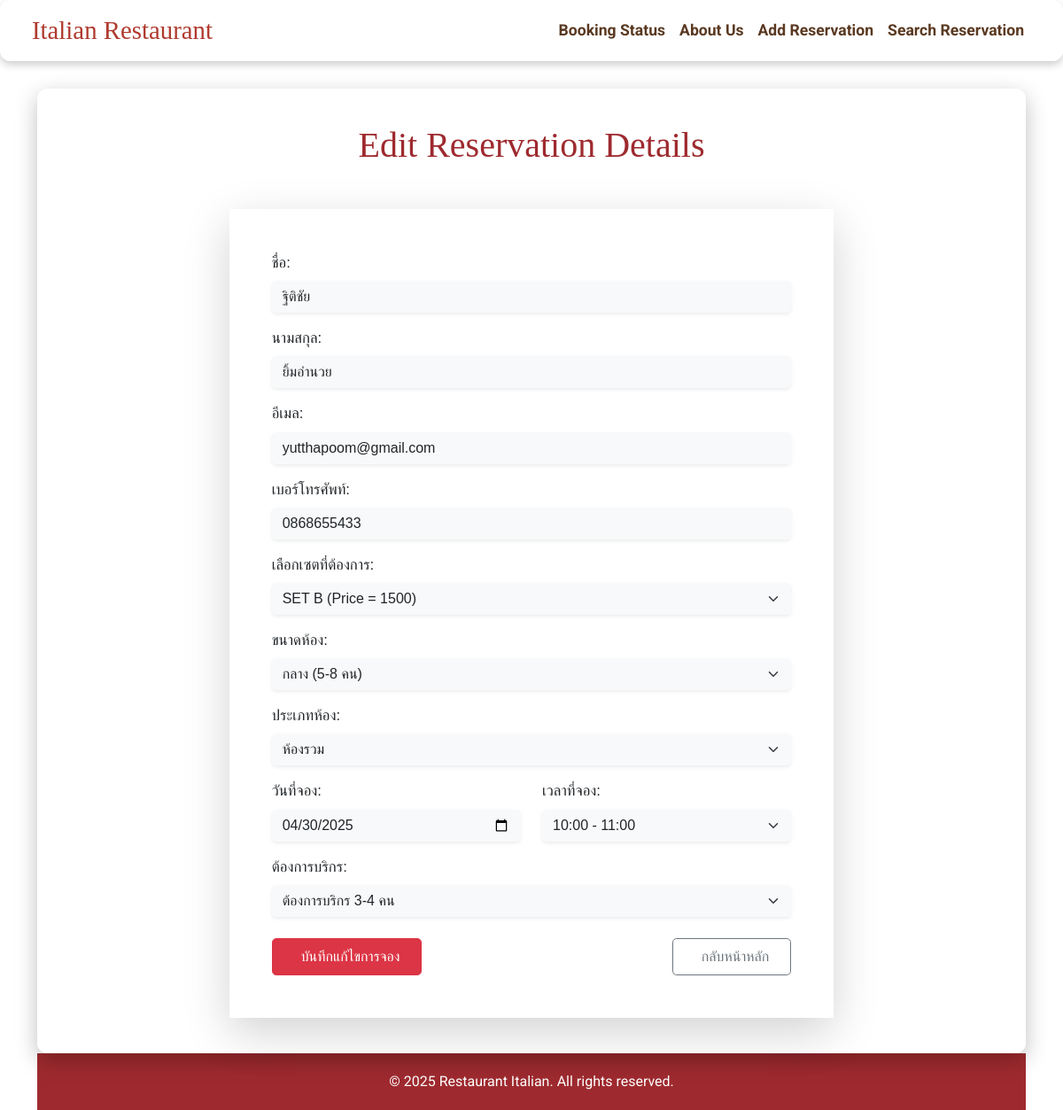
/edit/8/, run on the app's committed database.
### jod_application/models.py (models this page shows, shortened)
class JodApplication(models.Model):
    STATUS_CHOICES = [
        ('standard', 'ต้องการบริกร 1-2 คน'),
        ('premium', 'ต้องการบริกร 3-4 คน'),
        ('super premium', 'ต้องการบริกร 5-6 คน'),
    ]
    first_name = models.CharField(max_length=100)
    last_name = models.CharField(max_length=100)
    email = models.EmailField()
    phone_number = models.CharField(max_length=15)
    room_type = models.CharField(max_length=100)
    room_size = models.CharField(max_length=100)
    set_food = models.CharField(max_length=100)
    booking_date = models.DateField()
    booking_time = models.TimeField()
    application_status = models.CharField(max_length=30, choices=STATUS_CHOICES, default='waiting')

### jod_application/views.py (the view)
# urls.py: path('edit/<int:pk>/', views.edit_application, name='edit_application'),
def edit_application(request, pk):
    application = get_object_or_404(JodApplication, pk=pk)
    if request.method == 'POST':
        form = JodApplicationForm(request.POST, instance=application)
        if form.is_valid():
            form.save()
            return redirect('home')
    else:
        form = JodApplicationForm(instance=application)
    return render(request, 'edit_application.html', {'form': form, 'application': application})

### jod_application/forms.py
class JodApplicationForm(forms.ModelForm):
    room_type = forms.ChoiceField(choices=ROOM_TYPE_CHOICES, widget=forms.Select())
    room_size = forms.ChoiceField(choices=ROOM_SIZE_CHOICES, widget=forms.Select())
    booking_time = forms.ChoiceField(choices=TIME_CHOICES, widget=forms.Select())
    set_food = forms.ChoiceField(choices=SET_CHOICES, widget=forms.Select())  # ✅ เพิ่มบรรทัดนี้
    booking_date = forms.DateField(widget=forms.DateInput(attrs={'type': 'date'}))
    class Meta:
        model = JodApplication
        fields = [
            'first_name', 'last_name', 'email', 'phone_number',
            'room_type', 'room_size', 'set_food',
            'booking_date', 'booking_time', 'application_status'
        ]
        widgets = {
            'application_status': forms.Select(choices=JodApplication.STATUS_CHOICES),
        }

### jod_application/templates/edit_application.html (shortened to what this page needs)
{% extends 'base.html' %}
{% load widget_tweaks %}
{% block content %}
<h1 class="text-center mb-5" style="font-family: 'Playfair Display', serif; color: #9e2a2f;">
  Edit Reservation Details
</h1>
<div class="row justify-content-center">
  <div class="col-lg-8">
    <form method="post" class="p-5 rounded-4 shadow-lg" style="background-color: rgba(255, 255, 255, 0.95); font-family: 'Prompt', sans-serif;">
      <div class="mb-3">
        <label for="id_first_name" class="form-label fw-semibold text-dark">ชื่อ:</label>
        {{ form.first_name|add_class:"form-control bg-light border-0 rounded-3 shadow-sm" }}
      </div>
      <div class="mb-3">
        <label for="id_last_name" class="form-label fw-semibold text-dark">นามสกุล:</label>
        {{ form.last_name|add_class:"form-control bg-light border-0 rounded-3 shadow-sm" }}
      </div>
      <div class="mb-3">
        <label for="id_email" class="form-label fw-semibold text-dark">อีเมล:</label>
        {{ form.email|add_class:"form-control bg-light border-0 rounded-3 shadow-sm" }}
      </div>
      <div class="mb-3">
        <label for="id_phone_number" class="form-label fw-semibold text-dark">เบอร์โทรศัพท์:</label>
        {{ form.phone_number|add_class:"form-control bg-light border-0 rounded-3 shadow-sm" }}
      </div>
      <div class="mb-3">
        <label for="id_set_food" class="form-label fw-semibold text-dark">เลือกเซตที่ต้องการ:</label>
        {{ form.set_food|add_class:"form-select bg-light border-0 rounded-3 shadow-sm" }}
      </div>
      <div class="mb-3">
        <label for="id_room_size" class="form-label fw-semibold text-dark">ขนาดห้อง:</label>
        {{ form.room_size|add_class:"form-select bg-light border-0 rounded-3 shadow-sm" }}
      </div>
      <div class="mb-3">
        <label for="id_room_type" class="form-label fw-semibold text-dark">ประเภทห้อง:</label>
        {{ form.room_type|add_class:"form-select bg-light border-0 rounded-3 shadow-sm" }}
      </div>
      <div class="row mb-3">
        <div class="col-md-6">
          <label for="id_booking_date" class="form-label fw-semibold text-dark">วันที่จอง:</label>
          {{ form.booking_date|add_class:"form-control bg-light border-0 rounded-3 shadow-sm" }}
        </div>
        <div class="col-md-6">
          <label for="id_booking_time" class="form-label fw-semibold text-dark">เวลาที่จอง:</label>
          {{ form.booking_time|add_class:"form-select bg-light border-0 rounded-3 shadow-sm" }}
        </div>
      </div>
      <div class="mb-3">
        <label for="id_application_status" class="form-label fw-semibold text-dark">ต้องการบริกร:</label>
        {{ form.application_status|add_class:"form-select bg-light border-0 rounded-3 shadow-sm" }}
      </div>
      <div class="mt-4 d-flex justify-content-between">
        <button type="submit" class="btn btn-danger px-4 py-2 rounded-3">
          บันทึกแก้ไขการจอง
        </button>
        <a href="{% url 'home' %}" class="btn btn-outline-secondary px-4 py-2 rounded-3">
          กลับหน้าหลัก
        </a>
      </div>
    </form>
  </div>
</div>
{% endblock %}

### jod_application/templates/base.html (style rules this page uses)
html, body { height: 100%; margin: 0; display: flex; flex-direction: column; }
body { font-family: 'Roboto', sans-serif; color: #5a3921; overflow-x: hidden; cursor: url('https://cdn.pixabay.com/photo/2021/03/16/11/38/fork-6098512_960_720.png'), auto; animation: fadeIn 1.5s ease-in; }
body::before { content: ""; position: fixed; top: 0; left: 0; width: 100%; height: 100%; background: url('https://cdn.pixabay.com/photo/2016/02/10/13/35/hotel-1191718_1280.jpg') no-repeat center center fixed; background-size: cover; filter: blur(6px) brightness(0.8); z-index: -1; }
h1, h2, h3, .navbar-brand { font-family: 'Playfair Display', serif; color: #b03a2e; }
a { text-decoration: none; }

### data on the page
JodApplication: first_name "ฐิติชัย", last_name "ยิ้มอำนวย", email "yutthapoom@gmail.com", phone_number "0868655433", set_food "SET B (Price = 1500)", room_size "กลาง (5-8 คน)", room_type "ห้องรวม", booking_date "04/30/2025", booking_time "10:00 - 11:00", application_status "ต้องการบริกร 3-4 คน"
